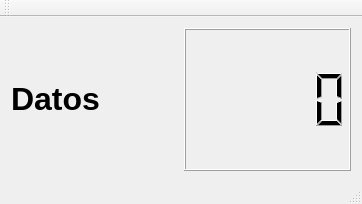
<?xml version="1.0" encoding="UTF-8"?>
<ui version="4.0">
 <class>MainWindow</class>
 <widget class="QMainWindow" name="MainWindow">
  <property name="geometry">
   <rect>
    <x>0</x>
    <y>0</y>
    <width>362</width>
    <height>204</height>
   </rect>
  </property>
  <property name="windowTitle">
   <string>MainWindow</string>
  </property>
  <widget class="QWidget" name="centralWidget">
   <layout class="QGridLayout" name="gridLayout">
    <item row="0" column="0">
     <widget class="QLabel" name="LB_Text1">
      <property name="text">
       <string>&lt;html&gt;&lt;head/&gt;&lt;body&gt;&lt;p&gt;&lt;span style=&quot; font-size:24pt; font-weight:600;&quot;&gt;Datos&lt;/span&gt;&lt;/p&gt;&lt;/body&gt;&lt;/html&gt;</string>
      </property>
      <property name="textFormat">
       <enum>Qt::RichText</enum>
      </property>
      <property name="scaledContents">
       <bool>false</bool>
      </property>
     </widget>
    </item>
    <item row="0" column="1">
     <widget class="QLCDNumber" name="lcdNumber"/>
    </item>
   </layout>
  </widget>
  <widget class="QMenuBar" name="menuBar">
   <property name="geometry">
    <rect>
     <x>0</x>
     <y>0</y>
     <width>362</width>
     <height>22</height>
    </rect>
   </property>
  </widget>
  <widget class="QToolBar" name="mainToolBar">
   <attribute name="toolBarArea">
    <enum>TopToolBarArea</enum>
   </attribute>
   <attribute name="toolBarBreak">
    <bool>false</bool>
   </attribute>
  </widget>
  <widget class="QStatusBar" name="statusBar"/>
 </widget>
 <layoutdefault spacing="6" margin="11"/>
 <resources/>
 <connections/>
</ui>
